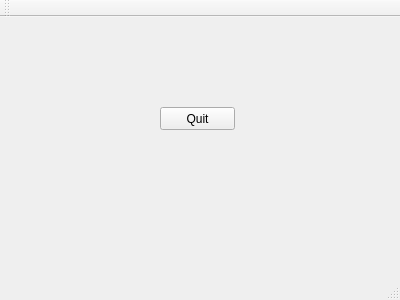
<?xml version="1.0" encoding="UTF-8"?>
<ui version="4.0">
 <class>MainWindow</class>
 <widget class="QMainWindow" name="MainWindow">
  <property name="geometry">
   <rect>
    <x>0</x>
    <y>0</y>
    <width>400</width>
    <height>300</height>
   </rect>
  </property>
  <property name="windowTitle">
   <string>MainWindow</string>
  </property>
  <widget class="QWidget" name="centralWidget">
   <widget class="QPushButton" name="pushButton">
    <property name="geometry">
     <rect>
      <x>160</x>
      <y>90</y>
      <width>75</width>
      <height>23</height>
     </rect>
    </property>
    <property name="text">
     <string>Quit</string>
    </property>
   </widget>
  </widget>
  <widget class="QMenuBar" name="menuBar">
   <property name="geometry">
    <rect>
     <x>0</x>
     <y>0</y>
     <width>400</width>
     <height>23</height>
    </rect>
   </property>
  </widget>
  <widget class="QToolBar" name="mainToolBar">
   <attribute name="toolBarArea">
    <enum>TopToolBarArea</enum>
   </attribute>
   <attribute name="toolBarBreak">
    <bool>false</bool>
   </attribute>
  </widget>
  <widget class="QStatusBar" name="statusBar"/>
 </widget>
 <layoutdefault spacing="6" margin="11"/>
 <resources/>
 <connections/>
</ui>
